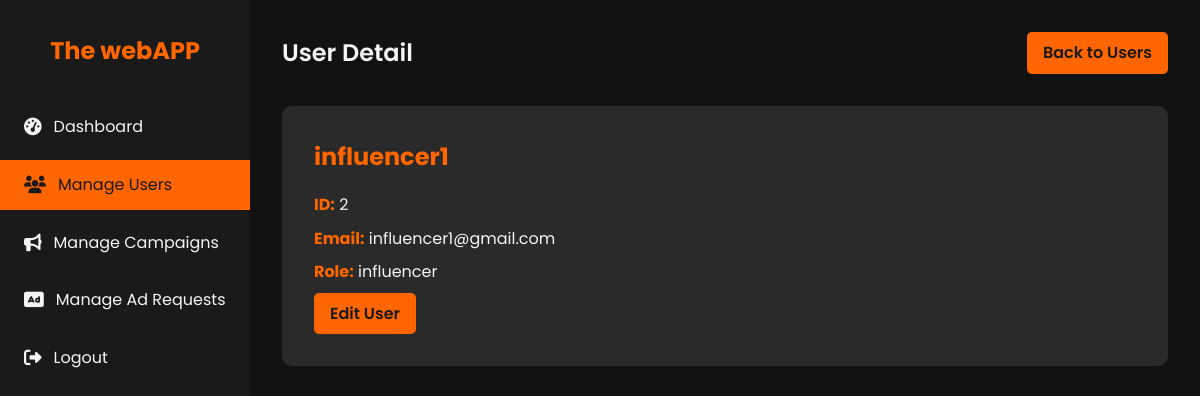
The page /admin/users/2 (signed in) on the database as committed earlier.
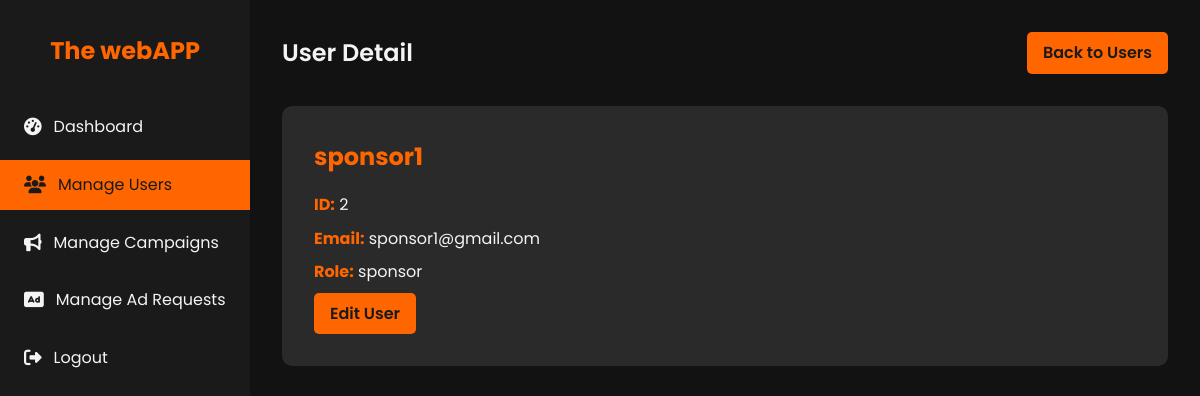
The same page on the database as committed later.
### models.py (models this page shows, shortened)
class User(db.Model, UserMixin):
    id = db.Column(db.Integer, primary_key=True)
    username = db.Column(db.String(80), unique=True, nullable=False)
    password = db.Column(db.String(200), nullable=False)
    email = db.Column(db.String(120), unique=True, nullable=False)
    role = db.Column(db.String(50), nullable=False)  # admin, sponsor, influencer
    is_active = db.Column(db.Boolean, default=True)
    sponsor = db.relationship('Sponsor', back_populates='user', uselist=False)
    influencer = db.relationship('Influencer', back_populates='user', uselist=False)

### app.py (the view)
    @app.route('/admin/users/<int:user_id>')
    @login_required
    @admin_required
    def admin_user_detail(user_id):
        user = User.query.get_or_404(user_id)
        return render_template('admin_user_detail.html', user=user)

### templates/admin_user_detail.html (shortened to what this page needs)
<!DOCTYPE html>
<html lang="en">
<head>
    <link rel="stylesheet" href="https://cdnjs.cloudflare.com/ajax/libs/font-awesome/6.1.1/css/all.min.css">
</head>
<body>
    <div class="dashboard">
        <aside class="sidebar">
            <div class="logo">
                <h1>The webAPP</h1>
            </div>
            <nav>
                <ul class="nav-menu">
                    <li class="nav-item">
                        <a href="{{ url_for('admin_dashboard') }}" class="nav-link">
                            <i class="fas fa-tachometer-alt"></i> Dashboard
                        </a>
                    </li>
                    <li class="nav-item">
                        <a href="{{ url_for('admin_users') }}" class="nav-link active">
                            <i class="fas fa-users"></i> Manage Users
                        </a>
                    </li>
                    <li class="nav-item">
                        <a href="{{ url_for('admin_campaigns') }}" class="nav-link">
                            <i class="fas fa-bullhorn"></i> Manage Campaigns
                        </a>
                    </li>
                    <li class="nav-item">
                        <a href="{{ url_for('admin_ad_requests') }}" class="nav-link">
                            <i class="fas fa-ad"></i> Manage Ad Requests
                        </a>
                    </li>
                    <li class="nav-item">
                        <a href="{{ url_for('logout') }}" class="nav-link">
                            <i class="fas fa-sign-out-alt"></i> Logout
                        </a>
                    </li>
                </ul>
            </nav>
        </aside>
        <main class="main-content">
            <header class="header">
                <h1 class="welcome-text">User Detail</h1>
                <a href="{{ url_for('admin_users') }}" class="btn">Back to Users</a>
            </header>
            <section class="user-detail">
                <h2>{{ user.username }}</h2>
                <p><strong>ID:</strong> {{ user.id }}</p>
                <p><strong>Email:</strong> {{ user.email }}</p>
                <p><strong>Role:</strong> {{ user.role }}</p>
                <a href="{{ url_for('admin_user_edit', user_id=user.id) }}" class="btn">Edit User</a>
            </section>
        </main>
    </div>
</body>
</html>

Rows that differ between the two databases and show on the page:
changed User id 2: username "influencer1" → "sponsor1"; email "influencer1@gmail.com" → "sponsor1@gmail.com"; role "influencer" → "sponsor"
